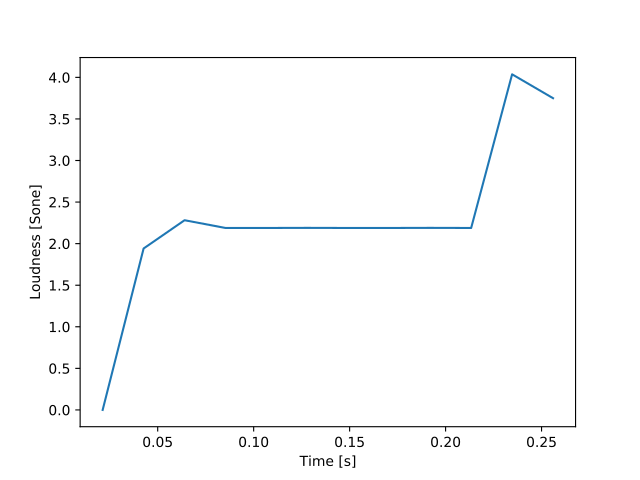

Recreate this plot in Python.
from mosqito.sq_metrics import loudness_ecma
import matplotlib.pyplot as plt
import numpy as np
f=1000
fs=48000
d=0.2
dB=60
time = np.arange(0, d, 1/fs)
stimulus = 0.5 * (1 + np.sin(2 * np.pi * f * time))
rms = np.sqrt(np.mean(np.power(stimulus, 2)))
ampl = 0.00002 * np.power(10, dB / 20) / rms
stimulus = stimulus * ampl
N, N_time, N_spec, bark_axis, time_array = loudness_ecma(stimulus, fs)
plt.plot(time_array[0], N_time)
plt.xlabel("Time [s]")
plt.ylabel("Loudness [Sone]")
